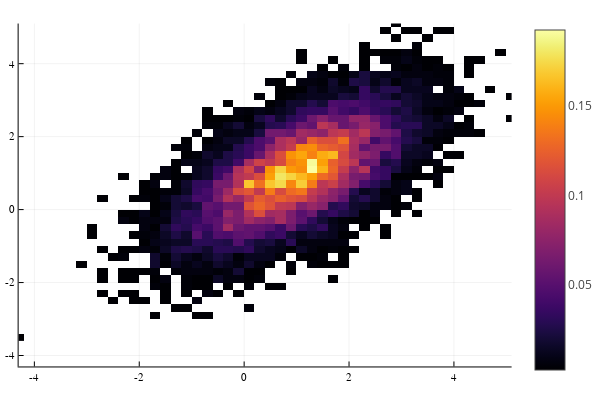
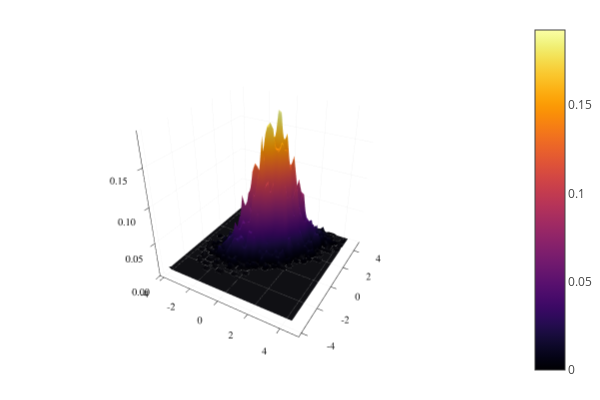

Write notebook code for charts like these, in order.
### Code cell
t = 1
data = componentwise_vectors_timepoint(sol, t);

# Recovering X_t and plotting

plotHist([data[1] + data[3], data[2] + data[4]], 2)

### Figure 1 — Plotly figure (JSON) as saved in the notebook; plotly's stock layout.template omitted (floating-point values rounded to 4 significant figures; data arrays with more than 128 entries replaced by an {"elided": "..."} marker saying what was removed)
{"data": [{"colorbar": {"title": ""}, "colorscale": {"elided": "256x2 mixed values"}, "name": "y1", "showlegend": false, "showscale": true, "type": "heatmap", "x": [-4.4, -4.2, -4, -3.8, -3.6, -3.4, -3.2, -3, -2.8, -2.6, -2.4, -2.2, -2, -1.8, -1.6, -1.4, -1.2, -1, -0.8, -0.6, -0.4, -0.2, 0, 0.2, 0.4, 0.6, 0.8, 1, 1.2, 1.4, 1.6, 1.8, 2, 2.2, 2.4, 2.6, 2.8, 3, 3.2, 3.4, 3.6, 3.8, 4, 4.2, 4.4, 4.6, 4.8, 5, 5.2], "xaxis": "x", "y": [-3.6, -3.4, -3.2, -3, -2.8, -2.6, -2.4, -2.2, -2, -1.8, -1.6, -1.4, -1.2, -1, -0.8, -0.6, -0.4, -0.2, 0, 0.2, 0.4, 0.6, 0.8, 1, 1.2, 1.4, 1.6, 1.8, 2, 2.2, 2.4, 2.6, 2.8, 3, 3.2, 3.4, 3.6, 3.8, 4, 4.2, 4.4, 4.6, 4.8, 5, 5.2], "yaxis": "y", "z": {"elided": "44x48 float values"}, "zmax": 0.1925, "zmin": 0.0025}], "layout": {"annotations": [], "height": 400, "legend_position": {"bgcolor": "rgba(255, 255, 255, 1.000)", "bordercolor": "rgba(0, 0, 0, 1.000)", "borderwidth": 1, "font": {"color": "rgba(0, 0, 0, 1.000)", "family": "sans-serif", "size": 11}, "title": {"font": {"color": "rgba(0, 0, 0, 1.000)", "family": "sans-serif", "size": 15}, "text": ""}, "tracegroupgap": 0, "traceorder": "normal", "x": 1, "xanchor": "auto", "y": 1, "yanchor": "auto"}, "margin": {"b": 20, "l": 0, "r": 0, "t": 20}, "paper_bgcolor": "rgba(255, 255, 255, 1.000)", "plot_bgcolor": "rgba(255, 255, 255, 1.000)", "showlegend": true, "width": 600, "xaxis": {"anchor": "y", "domain": [0.03619, 0.9934], "gridcolor": "rgba(0, 0, 0, 0.100)", "gridwidth": 0.5, "linecolor": "rgba(0, 0, 0, 1.000)", "mirror": false, "range": [-4.3, 5.1], "showgrid": true, "showline": true, "showticklabels": true, "tickangle": 0, "tickcolor": "rgb(0, 0, 0)", "tickfont": {"color": "rgba(0, 0, 0, 1.000)", "family": "sans-serif", "size": 11}, "tickmode": "array", "ticks": "inside", "ticktext": ["-4", "-2", "0", "2", "4"], "tickvals": [-4, -2, 0, 2, 4], "title": "", "titlefont": {"color": "rgba(0, 0, 0, 1.000)", "family": "sans-serif", "size": 15}, "type": "-", "visible": true, "zeroline": false, "zerolinecolor": "rgba(0, 0, 0, 1.000)"}, "yaxis": {"anchor": "x", "domain": [0.03762, 0.9902], "gridcolor": "rgba(0, 0, 0, 0.100)", "gridwidth": 0.5, "linecolor": "rgba(0, 0, 0, 1.000)", "mirror": false, "range": [-4.3, 5.1], "showgrid": true, "showline": true, "showticklabels": true, "tickangle": 0, "tickcolor": "rgb(0, 0, 0)", "tickfont": {"color": "rgba(0, 0, 0, 1.000)", "family": "sans-serif", "size": 11}, "tickmode": "array", "ticks": "inside", "ticktext": ["-4", "-2", "0", "2", "4"], "tickvals": [-4, -2, 0, 2, 4], "title": "", "titlefont": {"color": "rgba(0, 0, 0, 1.000)", "family": "sans-serif", "size": 15}, "type": "-", "visible": true, "zeroline": false, "zerolinecolor": "rgba(0, 0, 0, 1.000)"}}}

### Figure 2 — Plotly figure (JSON) as saved in the notebook; plotly's stock layout.template omitted (floating-point values rounded to 4 significant figures; data arrays with more than 128 entries replaced by an {"elided": "..."} marker saying what was removed)
{"data": [{"colorbar": {"title": ""}, "colorscale": {"elided": "256x2 mixed values"}, "name": "y1", "opacity": null, "scene": "scene", "showlegend": false, "showscale": true, "type": "surface", "x": [-4.3, -4.1, -3.9, -3.7, -3.5, -3.3, -3.1, -2.9, -2.7, -2.5, -2.3, -2.1, -1.9, -1.7, -1.5, -1.3, -1.1, -0.9, -0.7, -0.5, -0.3, -0.1, 0.1, 0.3, 0.5, 0.7, 0.9, 1.1, 1.3, 1.5, 1.7, 1.9, 2.1, 2.3, 2.5, 2.7, 2.9, 3.1, 3.3, 3.5, 3.7, 3.9, 4.1, 4.3, 4.5, 4.7, 4.9, 5.1], "xaxis": "x", "y": [-3.5, -3.3, -3.1, -2.9, -2.7, -2.5, -2.3, -2.1, -1.9, -1.7, -1.5, -1.3, -1.1, -0.9, -0.7, -0.5, -0.3, -0.1, 0.1, 0.3, 0.5, 0.7, 0.9, 1.1, 1.3, 1.5, 1.7, 1.9, 2.1, 2.3, 2.5, 2.7, 2.9, 3.1, 3.3, 3.5, 3.7, 3.9, 4.1, 4.3, 4.5, 4.7, 4.9, 5.1], "yaxis": "y", "z": {"elided": "48x44 float values"}, "zaxis": "z", "zmax": 0.1925, "zmin": 0}], "layout": {"annotations": [], "height": 400, "legend_position": {"bgcolor": "rgba(255, 255, 255, 1.000)", "bordercolor": "rgba(0, 0, 0, 1.000)", "borderwidth": 1, "font": {"color": "rgba(0, 0, 0, 1.000)", "family": "sans-serif", "size": 11}, "title": {"font": {"color": "rgba(0, 0, 0, 1.000)", "family": "sans-serif", "size": 15}, "text": ""}, "tracegroupgap": 0, "traceorder": "normal", "x": 1, "xanchor": "auto", "y": 1, "yanchor": "auto"}, "margin": {"b": 20, "l": 0, "r": 0, "t": 20}, "paper_bgcolor": "rgba(255, 255, 255, 1.000)", "plot_bgcolor": "rgba(255, 255, 255, 1.000)", "scene": {"camera": {"eye": {"x": 1.126, "y": -1.95, "z": 1.3}}, "domain": {"x": [0.03619, 0.9934], "y": [0.03762, 0.9902]}, "xaxis": {"gridcolor": "rgba(0, 0, 0, 0.100)", "gridwidth": 0.5, "linecolor": "rgba(0, 0, 0, 1.000)", "mirror": false, "range": [-4.3, 5.1], "showgrid": true, "showline": true, "showticklabels": true, "tickangle": 0, "tickcolor": "rgb(0, 0, 0)", "tickfont": {"color": "rgba(0, 0, 0, 1.000)", "family": "sans-serif", "size": 11}, "tickmode": "array", "ticks": "inside", "ticktext": ["-4", "-2", "0", "2", "4"], "tickvals": [-4, -2, 0, 2, 4], "title": "", "titlefont": {"color": "rgba(0, 0, 0, 1.000)", "family": "sans-serif", "size": 15}, "type": "-", "visible": true, "zeroline": false, "zerolinecolor": "rgba(0, 0, 0, 1.000)"}, "yaxis": {"gridcolor": "rgba(0, 0, 0, 0.100)", "gridwidth": 0.5, "linecolor": "rgba(0, 0, 0, 1.000)", "mirror": false, "range": [-4.3, 5.1], "showgrid": true, "showline": true, "showticklabels": true, "tickangle": 0, "tickcolor": "rgb(0, 0, 0)", "tickfont": {"color": "rgba(0, 0, 0, 1.000)", "family": "sans-serif", "size": 11}, "tickmode": "array", "ticks": "inside", "ticktext": ["-4", "-2", "0", "2", "4"], "tickvals": [-4, -2, 0, 2, 4], "title": "", "titlefont": {"color": "rgba(0, 0, 0, 1.000)", "family": "sans-serif", "size": 15}, "type": "-", "visible": true, "zeroline": false, "zerolinecolor": "rgba(0, 0, 0, 1.000)"}, "zaxis": {"gridcolor": "rgba(0, 0, 0, 0.100)", "gridwidth": 0.5, "linecolor": "rgba(0, 0, 0, 1.000)", "mirror": false, "range": [0, 0.1925], "showgrid": true, "showline": true, "showticklabels": true, "tickangle": 0, "tickcolor": "rgb(0, 0, 0)", "tickfont": {"color": "rgba(0, 0, 0, 1.000)", "family": "sans-serif", "size": 11}, "tickmode": "array", "ticks": "inside", "ticktext": ["0.00", "0.05", "0.10", "0.15"], "tickvals": [0, 0.05, 0.1, 0.15], "title": "", "titlefont": {"color": "rgba(0, 0, 0, 1.000)", "family": "sans-serif", "size": 15}, "type": "-", "visible": true, "zeroline": false, "zerolinecolor": "rgba(0, 0, 0, 1.000)"}}, "showlegend": true, "width": 600}}
